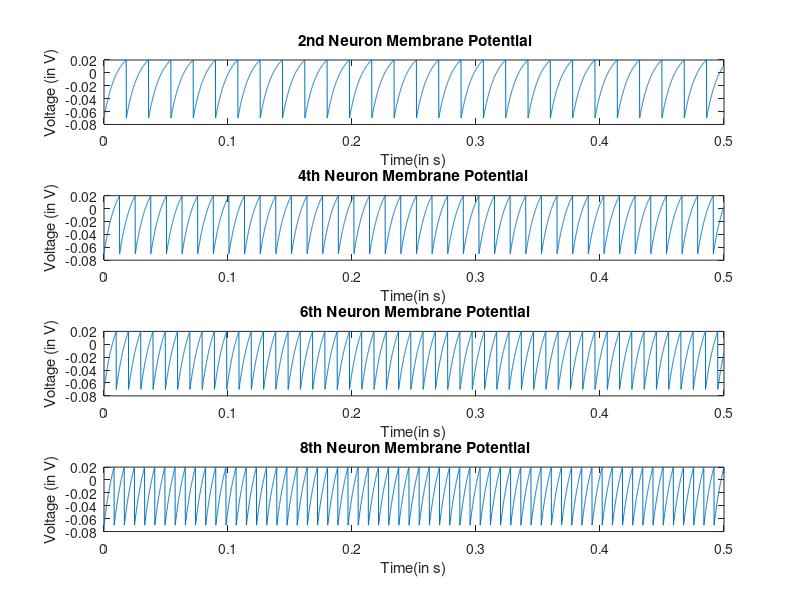
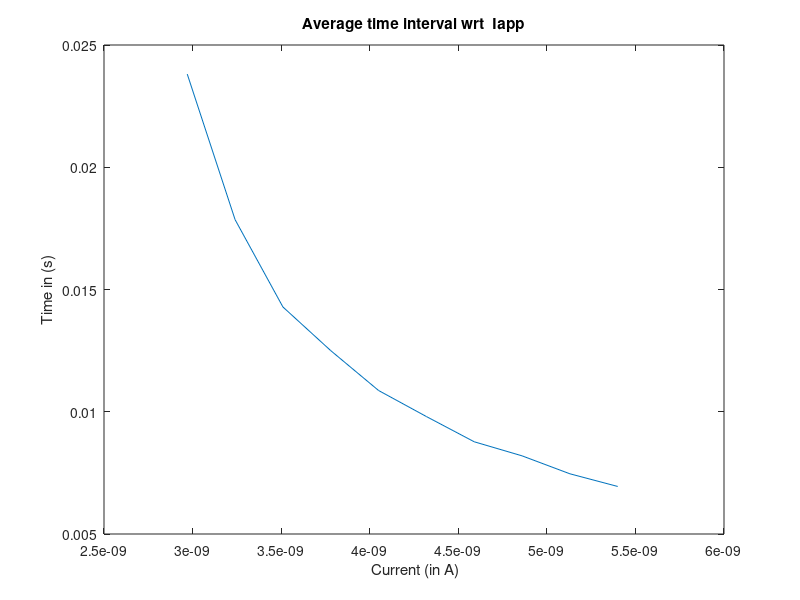

MATLAB code to generate these figures, in order:
clear
c=300*10^(-12);%F
gl =30*10^(-9);%S
vt =20*10^(-3);%v
el =-1*70*10^(-3);
del_t = 0.1*10^(-3);
alpha= 0.1;
t_max = 500*10^(-3);
m = t_max/del_t;
n = 10;
ic = gl*(vt - el);
i_app = zeros(n,m);
%%input i applied
for i = 1:n
    for j = 1:m
        i_app(i,j) = (1 + i*alpha)*ic;
    end
end
%%start
potential = zeros(n,m);
potential(:,1) = el;

for i = 2:m
    pre = potential(:,i-1);
    a1 =0.5;
    a2 = 0.5;
    k1 = (-1*gl*(pre -el) + i_app(:,i-1))/c;
    k2 = (-1*gl*(pre +(k1*del_t) -el) + i_app(:,i))/c;
    p= pre + (a1*k1 + a2*k2)*del_t;
    p(p>=vt) = el;
    potential(:,i) = p;
end
x = zeros(1,m);
for i = 2:m
    x(i) = x(i-1) +del_t;
end
%%plot
figure(1)
title("Membrane Potential")

subplot(4,1,1)
plot(x,potential(2,:))
xlabel('Time(in s)') 
ylabel('Voltage (in V)') 
title(' 2nd Neuron Membrane Potential')  

subplot(4,1,2)
plot(x,potential(4,:))
title('4th Neuron Membrane Potential') 
xlabel('Time(in s)') 
ylabel('Voltage (in V)') 

subplot(4,1,3)
plot(x,potential(6,:))
title(' 6th Neuron Membrane Potential') 
xlabel('Time(in s)') 
ylabel('Voltage (in V)') 

subplot(4,1,4)
plot(x,potential(8,:))
title(' 8th Neuron Membrane Potential')  
xlabel('Time(in s)') 
ylabel('Voltage (in V)') 

%%avgeraging
dum = potential==el;
cycle = (sum(transpose(dum)) );
period = t_max./cycle ;
i = i_app(:,1);
figure(2)
plot(i,period)
title("Average time interval wrt  Iapp")  
xlabel(' Current (in A)')
ylabel('Time in (s)')





